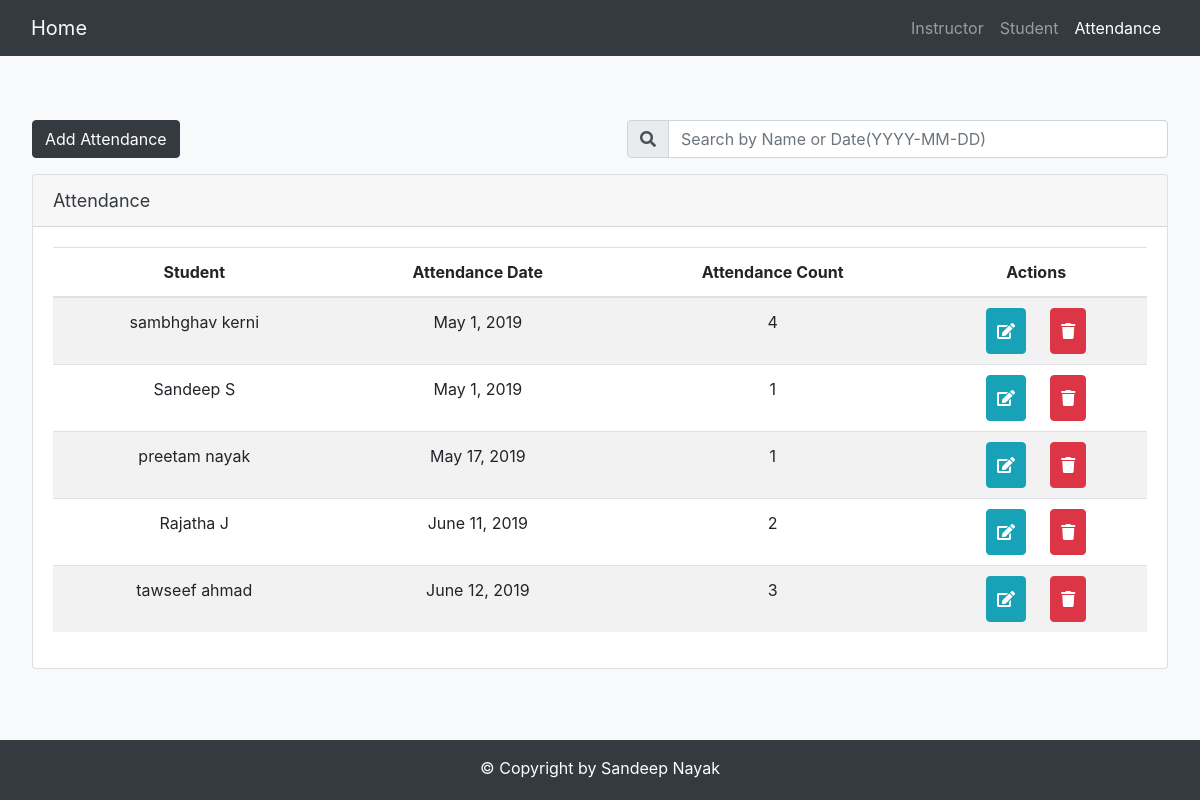
Screenshot of /attend/ with the database file from the repository.
### student/models.py (models this page shows, shortened)
class Attendance(models.Model):
    attendance_date = models.DateField(max_length=20, default=timezone.now)
    attendance_count = models.IntegerField(default=1)
    student = models.ForeignKey(Student,null=True, blank=True, on_delete=models.CASCADE, related_name='attendances')

class Student(models.Model):
    first_name = models.CharField(max_length=100)
    last_name = models.CharField(max_length=100)
    street_name = models.CharField(max_length=100, default="NA")
    city = models.CharField(max_length=100, default="NA")
    province = models.CharField(max_length=100, default="NA")
    postal_code = models.CharField(max_length=10, default="NA")
    date_of_birth = models.DateField()
    date_of_joining = models.DateField(default=timezone.now)
    phone_number = models.CharField(validators=[phone_regex], max_length=17, blank=True)
    rank = models.CharField(max_length=50, choices=BELT_COLOR, default='White')
    guardian = models.ForeignKey(Guardian, null=True, blank=True, on_delete=models.SET_NULL, related_name='children')
    def __str__(self):
        return self.first_name +" " + self.last_name

### student/views.py (the view)
# urls.py: path('attend/', views.AttendanceIndexView.as_view(), name='attend'),
class AttendanceIndexView(generic.ListView):
    template_name = 'student/attend.html'
    def get_queryset(self):
        return Attendance.objects.all()

### student/templates/student/attend.html (shortened to what this page needs)
{% extends 'student/base.html' %}
{% load staticfiles%}
{% block css %}
<link rel="stylesheet" href="{% static 'student\student.css' %}">
{% endblock %}
{% block activeattend %}active{% endblock %}
{% block body %}
<div class="jumbotron bg-light">
    <div class="row">
        <div class="col col-lg-12">
            <a class="btn btn-dark" href="{% url 'student:attend-add' %}" role="button">Add Attendance</a>
            <div class="form-group float-right">
                <form action="{% url 'student:attend-search' %}" method="GET" accept-charset="utf-8">
                    <div class="input-group">
                        <div class="input-group-prepend">
                            <i class="fa fa-search input-group-text" style="padding-top:10px;"></i>
                        </div>
                        <input
                                class="form-control"
                                type="text" name="q"
                                value="{{request.GET.q}}"
                                placeholder="Search by Name or Date(YYYY-MM-DD)"
                                style="width:500px;"/>
                    </div>
                </form>
            </div>
            <div style="margin-top:1em" class="card">
                <div class="card-header text-dark table-heading">Attendance</div>
                <div class="card-body panel-full">
                    <table class="table table-responsive-sm table-striped table-condensed sortable">
                        <thead>
                            <tr class="text-center">
                                <th align="center">Student</th>
                                <th align="center">Attendance Date</th>
                                <th align="center">Attendance Count</th>
                                <th align="center">Actions</th>
                            </tr>
                        </thead>
                        <tbody>
                            {% for attend in object_list %}
                            <tr class="text-center">
                                <td>{{ attend.student }}</td>
                                <td>{{ attend.attendance_date }}</td>
                                <td>{{ attend.attendance_count }}</td>
                                <td style="padding: 0px">
                                    <a class="btn btn-info click" style="display:'inline-block'" href="{% url 'student:attend-update' attend.id %}" role="button">
                                        <i class="fa fa-edit"></i>
                                    </a>
                                    <a class="btn btn-danger click" href="{% url 'student:attend-delete' attend.id %}" role="button">
                                        <i class="fa fa-trash"></i>
                                    </a>
                                </td>
                            </tr>
                            {% endfor %}
                        </tbody>
                    </table>
                </div>
            </div>
        </div>
    </div>
</div>
{% endblock %}

### student/static/student/student.css (style rules this page uses)
.table-heading { font-size: 18px; }
.click { padding: 10px; margin: 10px; }

### rows the page displays
Attendance: student "sambhghav kerni", attendance_date "May 1, 2019", attendance_count "4"
Attendance: student "Sandeep S", attendance_date "May 1, 2019", attendance_count "1"
Attendance: student "preetam nayak", attendance_date "May 17, 2019", attendance_count "1"
Attendance: student "Rajatha J", attendance_date "June 11, 2019", attendance_count "2"
Attendance: student "tawseef ahmad", attendance_date "June 12, 2019", attendance_count "3"
